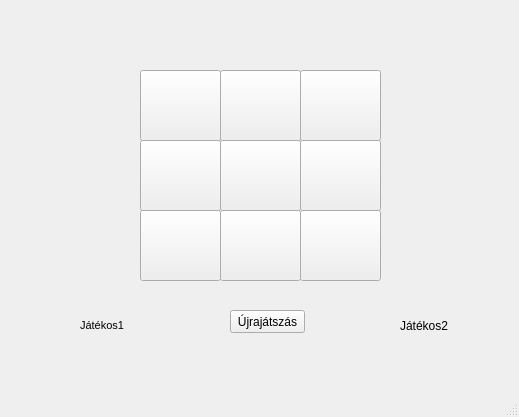
<?xml version="1.0" encoding="UTF-8"?>
<ui version="4.0">
 <class>MainWindow</class>
 <widget class="QMainWindow" name="MainWindow">
  <property name="geometry">
   <rect>
    <x>0</x>
    <y>0</y>
    <width>519</width>
    <height>417</height>
   </rect>
  </property>
  <property name="windowTitle">
   <string>MainWindow</string>
  </property>
  <widget class="QWidget" name="centralwidget">
   <widget class="QPushButton" name="pushButton_1">
    <property name="geometry">
     <rect>
      <x>140</x>
      <y>70</y>
      <width>81</width>
      <height>71</height>
     </rect>
    </property>
    <property name="font">
     <font>
      <pointsize>20</pointsize>
      <weight>75</weight>
      <bold>true</bold>
     </font>
    </property>
    <property name="text">
     <string/>
    </property>
   </widget>
   <widget class="QPushButton" name="pushButton_2">
    <property name="geometry">
     <rect>
      <x>220</x>
      <y>70</y>
      <width>81</width>
      <height>71</height>
     </rect>
    </property>
    <property name="font">
     <font>
      <pointsize>20</pointsize>
      <weight>75</weight>
      <bold>true</bold>
     </font>
    </property>
    <property name="text">
     <string/>
    </property>
   </widget>
   <widget class="QPushButton" name="pushButton_3">
    <property name="geometry">
     <rect>
      <x>300</x>
      <y>70</y>
      <width>81</width>
      <height>71</height>
     </rect>
    </property>
    <property name="font">
     <font>
      <pointsize>20</pointsize>
      <weight>75</weight>
      <bold>true</bold>
     </font>
    </property>
    <property name="text">
     <string/>
    </property>
   </widget>
   <widget class="QPushButton" name="pushButton_4">
    <property name="geometry">
     <rect>
      <x>140</x>
      <y>140</y>
      <width>81</width>
      <height>71</height>
     </rect>
    </property>
    <property name="font">
     <font>
      <pointsize>20</pointsize>
      <weight>75</weight>
      <bold>true</bold>
     </font>
    </property>
    <property name="text">
     <string/>
    </property>
   </widget>
   <widget class="QPushButton" name="pushButton_5">
    <property name="geometry">
     <rect>
      <x>220</x>
      <y>140</y>
      <width>81</width>
      <height>71</height>
     </rect>
    </property>
    <property name="font">
     <font>
      <pointsize>20</pointsize>
      <weight>75</weight>
      <bold>true</bold>
     </font>
    </property>
    <property name="text">
     <string/>
    </property>
   </widget>
   <widget class="QPushButton" name="pushButton_6">
    <property name="geometry">
     <rect>
      <x>300</x>
      <y>140</y>
      <width>81</width>
      <height>71</height>
     </rect>
    </property>
    <property name="font">
     <font>
      <pointsize>20</pointsize>
      <weight>75</weight>
      <bold>true</bold>
     </font>
    </property>
    <property name="text">
     <string/>
    </property>
   </widget>
   <widget class="QPushButton" name="pushButton_7">
    <property name="geometry">
     <rect>
      <x>140</x>
      <y>210</y>
      <width>81</width>
      <height>71</height>
     </rect>
    </property>
    <property name="font">
     <font>
      <pointsize>20</pointsize>
      <weight>75</weight>
      <bold>true</bold>
     </font>
    </property>
    <property name="text">
     <string/>
    </property>
   </widget>
   <widget class="QPushButton" name="pushButton_8">
    <property name="geometry">
     <rect>
      <x>220</x>
      <y>210</y>
      <width>81</width>
      <height>71</height>
     </rect>
    </property>
    <property name="font">
     <font>
      <pointsize>20</pointsize>
      <weight>75</weight>
      <bold>true</bold>
     </font>
    </property>
    <property name="text">
     <string/>
    </property>
   </widget>
   <widget class="QPushButton" name="pushButton_9">
    <property name="geometry">
     <rect>
      <x>300</x>
      <y>210</y>
      <width>81</width>
      <height>71</height>
     </rect>
    </property>
    <property name="font">
     <font>
      <pointsize>20</pointsize>
      <weight>75</weight>
      <bold>true</bold>
     </font>
    </property>
    <property name="text">
     <string/>
    </property>
   </widget>
   <widget class="QLabel" name="label">
    <property name="geometry">
     <rect>
      <x>80</x>
      <y>310</y>
      <width>81</width>
      <height>31</height>
     </rect>
    </property>
    <property name="font">
     <font>
      <pointsize>8</pointsize>
     </font>
    </property>
    <property name="text">
     <string>Játékos1</string>
    </property>
   </widget>
   <widget class="QLabel" name="label_2">
    <property name="geometry">
     <rect>
      <x>400</x>
      <y>310</y>
      <width>81</width>
      <height>31</height>
     </rect>
    </property>
    <property name="text">
     <string>Játékos2</string>
    </property>
   </widget>
   <widget class="QPushButton" name="pushButton">
    <property name="enabled">
     <bool>true</bool>
    </property>
    <property name="geometry">
     <rect>
      <x>230</x>
      <y>310</y>
      <width>75</width>
      <height>23</height>
     </rect>
    </property>
    <property name="whatsThis">
     <string/>
    </property>
    <property name="text">
     <string>Újrajátszás</string>
    </property>
   </widget>
  </widget>
  <widget class="QMenuBar" name="menubar">
   <property name="geometry">
    <rect>
     <x>0</x>
     <y>0</y>
     <width>519</width>
     <height>21</height>
    </rect>
   </property>
  </widget>
  <widget class="QStatusBar" name="statusbar"/>
 </widget>
 <resources/>
 <connections/>
</ui>
